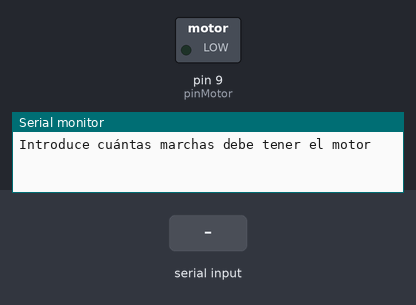
A sketch run on a simulated Arduino Uno, built with avr-gcc and run on an emulated ATmega328P. Parts: switched loads named in the sketch (green lamp = pin HIGH), the last lines printed to the serial monitor. The inputs (shaded band) are chosen by the test bench.

Above: at 0.8 s.
0.9 s: "+" received over Serial
At 1.3 s:
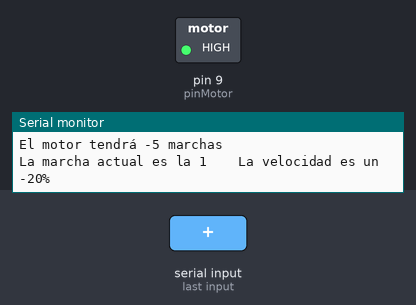
2.4 s: "-" received over Serial
At 3.0 s:
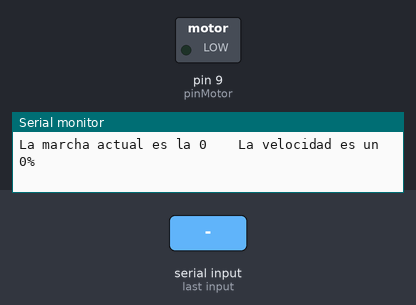
Timing chart, 0 to 5.4 s (numbered marks = the images above; inputs shaded):
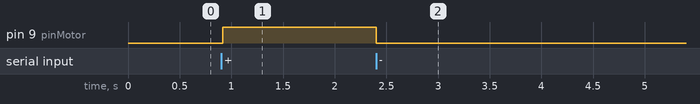

The sketch:

13OtraVez.ino
```cpp
#define pinMotor 9

char accion;
int marchas = 0, marchaactual = 1, velocidad, entrada = 0, lectura;

void setup() {
  if (marchas == 0) {           // Con arreglo un bug por el cual la ejecución vuelve al setup y cambia el número de marchas
    Serial.begin(9600);         // aunque en realidad no funciona
    pinMode(pinMotor, OUTPUT);

    Serial.println("\nIntroduce cuántas marchas debe tener el motor");
    while (entrada == 0) {      // Si Serial.available es igual a 0, este bucle lo que hace es no hacer nada hasta que deje de serlo. Así forzamos que Serial.available sea utilizable
      entrada = Serial.available();
    }
      marchas = Serial.read();
      marchas -= '0';
      Serial.print("El motor tendrá ");
      Serial.print(marchas);
      Serial.println(" marchas");

      Serial.print("La marcha actual es la ");
      Serial.print(marchaactual);
      velocidad = map(marchaactual, 0, marchas, 0, 100);
      Serial.print("    La velocidad es un ");
      Serial.print(velocidad);
      Serial.println("%");
      analogWrite(pinMotor, map(marchaactual, 0, marchas, 0, 255));
  }
}

void loop() {
  if (marchas < 0) {
    setup();
  }

  if (Serial.available() > 0) {
    accion = Serial.read();
  }

  switch (accion) {
    case '+': marchaactual++;
    break;
    case '-': marchaactual--;
    break;
  }

  if (marchaactual < 0) {
    marchaactual = 0;
  } else if (marchaactual > marchas) {
    marchaactual = marchas;
  }

  if (accion == '+' || accion == '-') {     // Si el usuario introduce algún carácter no válido, esto se lo salta
    Serial.print("La marcha actual es la ");
    Serial.print(marchaactual);
    velocidad = map(marchaactual, 0, marchas, 0, 100);
    Serial.print("    La velocidad es un ");
    Serial.print(velocidad);
    Serial.println("%");
    analogWrite(pinMotor, map(marchaactual, 0, marchas, 0, 255));
  }
  accion = '\0';
}
```

Measured:
- after the input at 0.9 s, pin 9 (pinMotor): LOW → HIGH at once
- after the input at 2.4 s, pin 9 (pinMotor): HIGH → LOW at once
